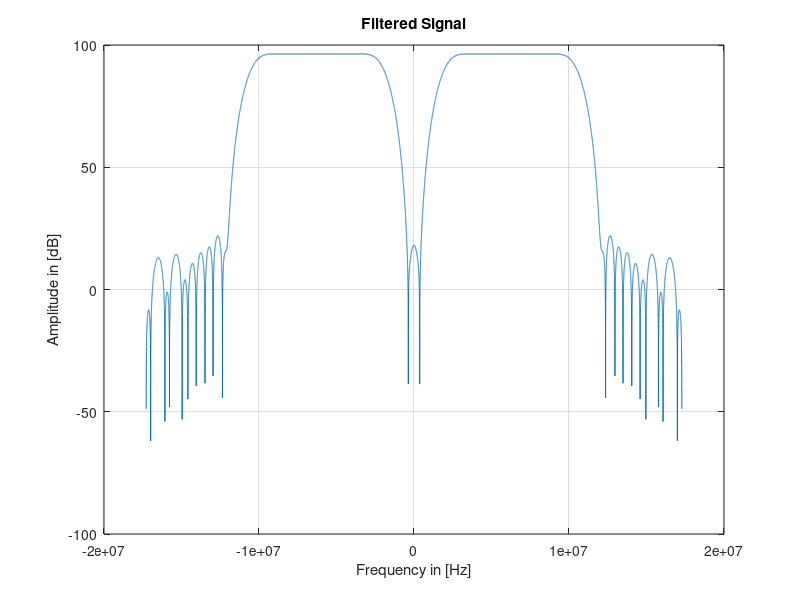

This figure's MATLAB source:
clear all;
close all;
clc;

Fs = 34.56e6;
F1 = 2e6;
F2 = 5e6;
F3 = 8e6;

%Time 200 milliseconds
t = 0:1/Fs:0.001-1/Fs;

%Create the signals
x1 = cos(2*pi*F1*t);
x2 = cos(2*pi*F2*t);
x4 = cos(2*pi*F3*t);
x3 = x1 + x2 + x4;

%Create Nfft
Nfft = length(t);
f = (-Nfft/2:Nfft/2-1)*Fs/Nfft;

X3 = fft(x3, Nfft);

#figure
#plot(f, 20*log10(abs(fftshift(X3))))
#xlabel('Frequency in [Hz]')
#xlabel('Frequency in [Hz]')
#grid on
#title('Signal')

pkg load signal
lpcoeff = fir1(63, [4e6/Fs,21e6/Fs], 'bandpass' , 'blackman');#, hann(64+1));
#lpcoeff = fir1(63, 1e6/Fs);#, hann(64+1));
#lpcoeff = [-4, -6, -37, 35, 186, 86, -284, -315, 107, 219, -4, 271, 558, -307, -1182, -356, 658, 157, 207, 1648, 790, -2525, -2553, 748, 865, -476, 3737, 6560, -3583, -14731, -5278, 14819, 14819, -5278, -14731, -3583, 6560, 3737, -476, 865, 748, -2553, -2525, 790, 1648, 207, 157, 658, -356, -1182, -307, 558, 271, -4, 219, 107, -315, -284, 86, 186, 35, -37, -6, -4];

# Convert the fixed point Coefficients to INT16 Coefficients
numberOfBits = 16;
L = floor(log2((2^(numberOfBits-1)-1)/max(lpcoeff)));
bsc = int16(lpcoeff*2^L);


#lpcoeff_floatingPoint = int16(lpcoeff);
#y = filter(lpcoeff, 1, x3); %only nominator, no denominator

#Y = fft(y,Nfft);
Y = fft(bsc,Nfft);
#Y = fft(lpcoeff,Nfft);

figure
plot(f, 20*log10(abs(fftshift(Y))))
xlabel('Frequency in [Hz]')
ylabel('Amplitude in [dB]')
grid on
title('Filtered Signal')
 ##Ende
